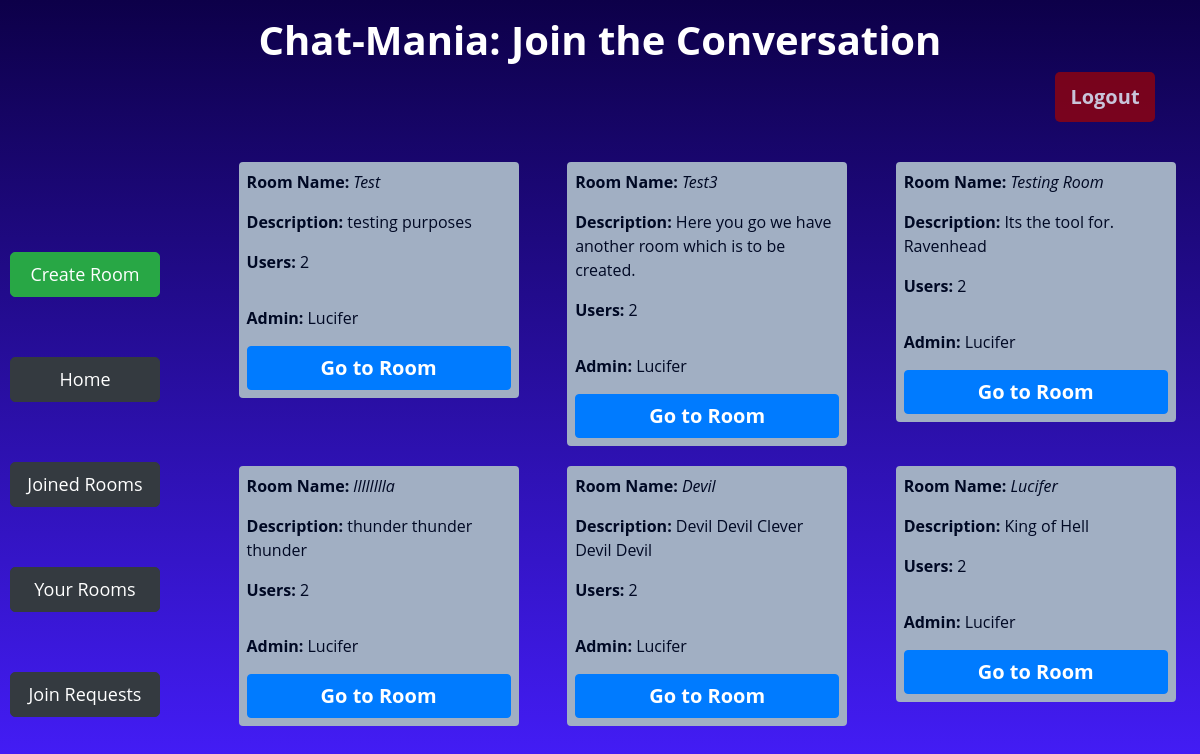
Before: /your_rooms/ (signed in) with the older database file.
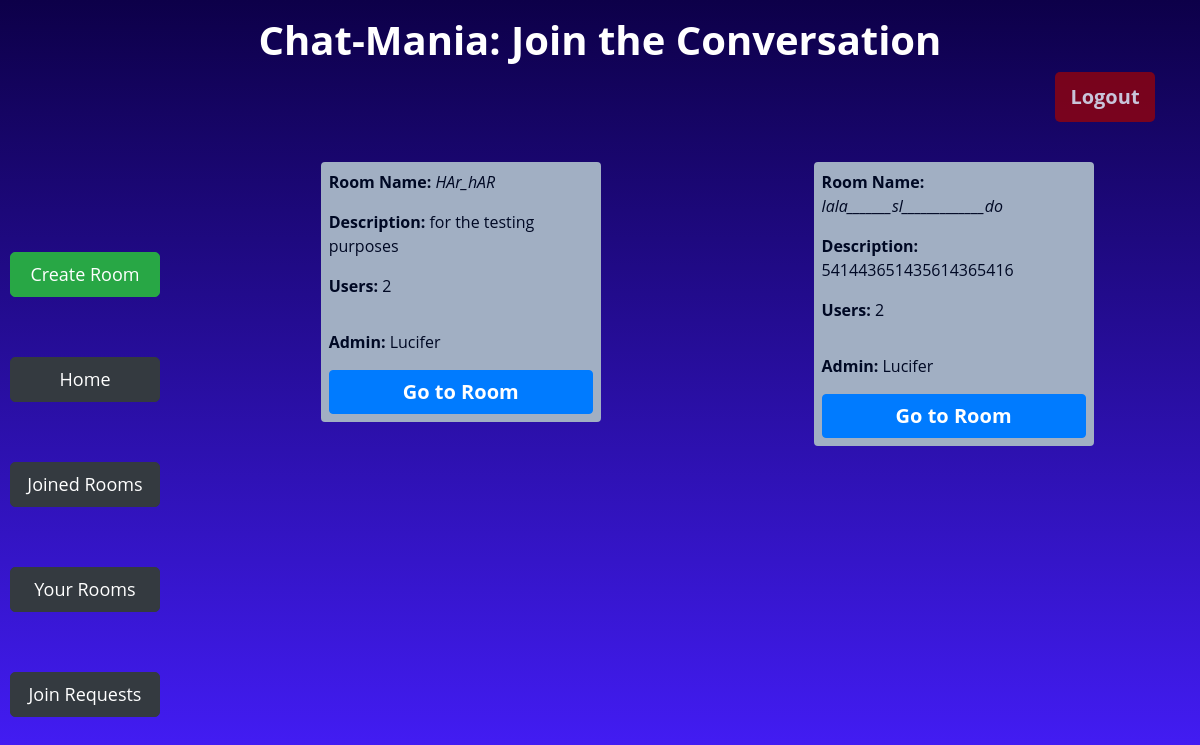
After: the same page with the newer database file.
### app/models.py (models this page shows, shortened)
class Room(models.Model):
    name = models.CharField(max_length=64,unique=True)
    description = models.CharField(max_length=256)
    admin = models.ForeignKey(User, on_delete=models.CASCADE, related_name="get_admin")
    numberUsers = models.IntegerField(default=1)

class User(AbstractUser):
    joinedRooms = models.IntegerField(default=0)
    createdRooms = models.IntegerField(default=0)
    def __str__(self):
        return f"{self.username}"

### app/views.py (the view)
# urls.py: path('your_rooms/', views.your_rooms, name='your_rooms'),
@login_required(login_url="login")
def your_rooms(request):
    rooms = Room.objects.filter(admin=request.user)
    return render(request, 'app/yourrooms.html', {
        'rooms': rooms
    })

### app/templates/app/yourrooms.html (shortened to what this page needs)
{% extends 'app/layout.html' %}
{% block body %}
    <div class="container">
        <div class="row">
            <div class="col-md-12 mt-3">
                <h1 class="text-center" style="font-weight: 700;">Chat-Mania: Join the Conversation</h1>
                <form action="{% url 'logout' %}" method="post">
                 <input type="submit" id="logout-btn" class="btn btn-danger float-right" style="border: none;" value="Logout">
                </form>
             </div>
         </div>
    </div>
    <div class="d-flex flex-row">
    <div class="btn-Cont d-flex flex-column justify-content-around">
        <a id="lbtn" href="{% url 'create' %}" class="btn  btn-success">Create Room</a>
        <a id="lbtn" href="{% url 'index' %}" class="btn  btn-dark">Home</a>
        <a id="lbtn" href="{% url 'joined_rooms' %}" class="btn  btn-dark">Joined Rooms</a>
        <a id="lbtn" class="btn  btn-dark" href="{% url 'your_rooms' %}" >Your Rooms</a>
        <a id="lbtn" class="btn btn-dark" href="{% url 'join_requests' %}">Join Requests</a>
    </div>
     <div class="d-flex flex-row justify-content-around flex-wrap" id="room-cont">
        {% for room in rooms%}
        <div class="room p-1">
                <p><b>Room Name:</b> <i> {{room.name}} </i> </p>
                <p> <b>Description:</b> {{room.description}} </p>
                <p><b>Users:</b> {{room.numberUsers}} </p>
              <p class="pt-3 align-bottom"><b>Admin:</b> {{room.admin}} </p>
              <a id="join-btn" href="{% url 'room' room.name %}" class="btn btn-primary">Go to Room</a>
        </div>
        {% endfor %}
     </div>
    </div>
{% endblock %}

Changed rows visible on the page:
removed Room: name "Test", description "testing purposes", numberUsers "2", admin "Lucifer"
removed Room: name "Test3", description "Here you go we have another room which is to be created.", numberUsers "2", admin "Lucifer"
removed Room: name "Testing Room", description "Its the tool for. Ravenhead", numberUsers "2", admin "Lucifer"
removed Room: name "lllllllla", description "thunder thunder thunder", numberUsers "2", admin "Lucifer"
removed Room: name "Devil", description "Devil Devil Clever Devil Devil", numberUsers "2", admin "Lucifer"
removed Room: name "Lucifer", description "King of Hell", numberUsers "2", admin "Lucifer"
added Room: name "HAr_hAR", description "for the testing purposes", numberUsers "2", admin "Lucifer"
added Room: name "lala_______sl_____________do", description "541443651435614365416", numberUsers "2", admin "Lucifer"
